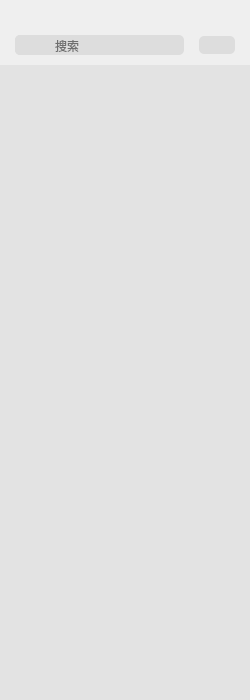
<?xml version="1.0" encoding="UTF-8"?>
<ui version="4.0">
 <class>ContactListWidget</class>
 <widget class="QWidget" name="ContactListWidget">
  <property name="geometry">
   <rect>
    <x>0</x>
    <y>0</y>
    <width>250</width>
    <height>700</height>
   </rect>
  </property>
  <property name="sizePolicy">
   <sizepolicy hsizetype="Preferred" vsizetype="Expanding">
    <horstretch>0</horstretch>
    <verstretch>0</verstretch>
   </sizepolicy>
  </property>
  <property name="minimumSize">
   <size>
    <width>250</width>
    <height>0</height>
   </size>
  </property>
  <property name="maximumSize">
   <size>
    <width>250</width>
    <height>16777215</height>
   </size>
  </property>
  <property name="windowTitle">
   <string>Form</string>
  </property>
  <layout class="QGridLayout" name="gridLayout_6">
   <property name="leftMargin">
    <number>0</number>
   </property>
   <property name="topMargin">
    <number>0</number>
   </property>
   <property name="rightMargin">
    <number>0</number>
   </property>
   <property name="bottomMargin">
    <number>0</number>
   </property>
   <property name="spacing">
    <number>0</number>
   </property>
   <item row="0" column="0">
    <widget class="QStackedWidget" name="contactStackedWidget">
     <property name="styleSheet">
      <string notr="true">border: none;
</string>
     </property>
     <widget class="QWidget" name="page">
      <property name="styleSheet">
       <string notr="true">border: none;</string>
      </property>
      <layout class="QGridLayout" name="gridLayout_4">
       <property name="leftMargin">
        <number>0</number>
       </property>
       <property name="topMargin">
        <number>0</number>
       </property>
       <property name="rightMargin">
        <number>0</number>
       </property>
       <property name="bottomMargin">
        <number>0</number>
       </property>
       <property name="spacing">
        <number>0</number>
       </property>
       <item row="1" column="2">
        <widget class="QWidget" name="toolWidget" native="true">
         <property name="minimumSize">
          <size>
           <width>0</width>
           <height>40</height>
          </size>
         </property>
         <property name="maximumSize">
          <size>
           <width>16777215</width>
           <height>40</height>
          </size>
         </property>
         <layout class="QGridLayout" name="gridLayout">
          <property name="leftMargin">
           <number>15</number>
          </property>
          <property name="topMargin">
           <number>0</number>
          </property>
          <property name="rightMargin">
           <number>15</number>
          </property>
          <property name="bottomMargin">
           <number>0</number>
          </property>
          <property name="horizontalSpacing">
           <number>15</number>
          </property>
          <property name="verticalSpacing">
           <number>0</number>
          </property>
          <item row="2" column="2">
           <widget class="QPushButton" name="addBtn">
            <property name="styleSheet">
             <string notr="true">border: 0px;
background: #ddd;
border-radius: 5px;
padding: 2px;
</string>
            </property>
            <property name="text">
             <string/>
            </property>
            <property name="icon">
             <iconset resource="../res.qrc">
              <normaloff>:/images/addFriend.svg</normaloff>:/images/addFriend.svg</iconset>
            </property>
            <property name="iconSize">
             <size>
              <width>20</width>
              <height>20</height>
             </size>
            </property>
           </widget>
          </item>
          <item row="2" column="0">
           <widget class="QWidget" name="searchWidget" native="true">
            <property name="styleSheet">
             <string notr="true">background: #ddd;
border-radius: 5px;</string>
            </property>
            <layout class="QGridLayout" name="gridLayout_2">
             <property name="leftMargin">
              <number>0</number>
             </property>
             <property name="topMargin">
              <number>0</number>
             </property>
             <property name="rightMargin">
              <number>0</number>
             </property>
             <property name="bottomMargin">
              <number>0</number>
             </property>
             <property name="spacing">
              <number>0</number>
             </property>
             <item row="0" column="0">
              <widget class="QPushButton" name="searchBtn">
               <property name="styleSheet">
                <string notr="true">border: 0px;
background: #ddd;
border-radius: 5px;
padding: 3px;
</string>
               </property>
               <property name="text">
                <string/>
               </property>
               <property name="icon">
                <iconset resource="../res.qrc">
                 <normaloff>:/images/search2.svg</normaloff>:/images/search2.svg</iconset>
               </property>
               <property name="iconSize">
                <size>
                 <width>12</width>
                 <height>12</height>
                </size>
               </property>
              </widget>
             </item>
             <item row="0" column="1">
              <widget class="QLineEdit" name="searchEdit">
               <property name="styleSheet">
                <string notr="true">border: 0px;
background: #ddd;
border-radius: 5px 5px 0 0;</string>
               </property>
               <property name="placeholderText">
                <string>搜索</string>
               </property>
              </widget>
             </item>
            </layout>
           </widget>
          </item>
         </layout>
        </widget>
       </item>
       <item row="2" column="2">
        <widget class="QListWidget" name="listWidget">
         <property name="styleSheet">
          <string notr="true">border: none;
background: #e3e3e3;</string>
         </property>
        </widget>
       </item>
       <item row="0" column="2">
        <widget class="QWidget" name="nullWidget" native="true">
         <property name="minimumSize">
          <size>
           <width>0</width>
           <height>25</height>
          </size>
         </property>
         <property name="maximumSize">
          <size>
           <width>16777215</width>
           <height>25</height>
          </size>
         </property>
        </widget>
       </item>
      </layout>
     </widget>
     <widget class="QWidget" name="page_2">
      <layout class="QGridLayout" name="gridLayout_7">
       <property name="leftMargin">
        <number>0</number>
       </property>
       <property name="topMargin">
        <number>0</number>
       </property>
       <property name="rightMargin">
        <number>0</number>
       </property>
       <property name="bottomMargin">
        <number>0</number>
       </property>
       <property name="spacing">
        <number>0</number>
       </property>
       <item row="0" column="0">
        <widget class="QWidget" name="nullWidget_2" native="true">
         <property name="minimumSize">
          <size>
           <width>0</width>
           <height>25</height>
          </size>
         </property>
         <property name="maximumSize">
          <size>
           <width>16777215</width>
           <height>25</height>
          </size>
         </property>
        </widget>
       </item>
       <item row="1" column="0">
        <widget class="QWidget" name="toolWidget_2" native="true">
         <property name="minimumSize">
          <size>
           <width>0</width>
           <height>40</height>
          </size>
         </property>
         <property name="maximumSize">
          <size>
           <width>16777215</width>
           <height>40</height>
          </size>
         </property>
         <property name="styleSheet">
          <string notr="true">border: none;
margin: 1px;</string>
         </property>
         <layout class="QGridLayout" name="gridLayout_3">
          <property name="leftMargin">
           <number>15</number>
          </property>
          <property name="topMargin">
           <number>0</number>
          </property>
          <property name="rightMargin">
           <number>15</number>
          </property>
          <property name="bottomMargin">
           <number>0</number>
          </property>
          <property name="horizontalSpacing">
           <number>15</number>
          </property>
          <property name="verticalSpacing">
           <number>0</number>
          </property>
          <item row="0" column="0">
           <widget class="QWidget" name="addWidget" native="true">
            <property name="minimumSize">
             <size>
              <width>0</width>
              <height>0</height>
             </size>
            </property>
            <property name="maximumSize">
             <size>
              <width>16777215</width>
              <height>16777215</height>
             </size>
            </property>
            <property name="styleSheet">
             <string notr="true">background: #ddd;
border-radius: 5px;</string>
            </property>
            <layout class="QGridLayout" name="gridLayout_5">
             <property name="leftMargin">
              <number>0</number>
             </property>
             <property name="topMargin">
              <number>0</number>
             </property>
             <property name="rightMargin">
              <number>0</number>
             </property>
             <property name="bottomMargin">
              <number>0</number>
             </property>
             <property name="spacing">
              <number>0</number>
             </property>
             <item row="0" column="0">
              <widget class="QPushButton" name="pushButton_2">
               <property name="styleSheet">
                <string notr="true">border: 0px;
background: #ddd;
border-radius: 5px;
padding: 3px;
</string>
               </property>
               <property name="text">
                <string/>
               </property>
               <property name="icon">
                <iconset resource="../res.qrc">
                 <normaloff>:/images/contact.svg</normaloff>:/images/contact.svg</iconset>
               </property>
              </widget>
             </item>
             <item row="0" column="1">
              <widget class="QLineEdit" name="lineEdit">
               <property name="placeholderText">
                <string>微信号/手机号</string>
               </property>
               <property name="clearButtonEnabled">
                <bool>true</bool>
               </property>
              </widget>
             </item>
            </layout>
           </widget>
          </item>
          <item row="0" column="1">
           <widget class="QPushButton" name="cancelBtn">
            <property name="font">
             <font>
              <family>Microsoft YaHei UI</family>
             </font>
            </property>
            <property name="styleSheet">
             <string notr="true">border: 0px;
border-radius: 5px;
padding: 2px;
background-color: rgb(244, 244, 244);
color: rgb(0, 0, 0)
</string>
            </property>
            <property name="text">
             <string>取消</string>
            </property>
            <property name="flat">
             <bool>false</bool>
            </property>
           </widget>
          </item>
         </layout>
        </widget>
       </item>
       <item row="2" column="0">
        <widget class="QWidget" name="widget" native="true">
         <property name="font">
          <font>
           <family>Microsoft JhengHei UI</family>
           <pointsize>8</pointsize>
           <kerning>true</kerning>
          </font>
         </property>
         <property name="styleSheet">
          <string notr="true">border: none;
  background: #e3e3e3;</string>
         </property>
         <widget class="QStackedWidget" name="searchStackedWidget">
          <property name="geometry">
           <rect>
            <x>0</x>
            <y>0</y>
            <width>250</width>
            <height>65</height>
           </rect>
          </property>
          <widget class="QWidget" name="page_3">
           <property name="styleSheet">
            <string notr="true">background-color: rgb(244, 244, 244);</string>
           </property>
           <widget class="QPushButton" name="addFriendBtn">
            <property name="geometry">
             <rect>
              <x>0</x>
              <y>0</y>
              <width>250</width>
              <height>65</height>
             </rect>
            </property>
            <property name="minimumSize">
             <size>
              <width>250</width>
              <height>65</height>
             </size>
            </property>
            <property name="maximumSize">
             <size>
              <width>250</width>
              <height>65</height>
             </size>
            </property>
            <property name="cursor">
             <cursorShape>PointingHandCursor</cursorShape>
            </property>
            <property name="styleSheet">
             <string notr="true">background-color: transparent;</string>
            </property>
            <property name="text">
             <string/>
            </property>
            <property name="autoDefault">
             <bool>true</bool>
            </property>
            <property name="default">
             <bool>true</bool>
            </property>
           </widget>
           <widget class="QLabel" name="label">
            <property name="geometry">
             <rect>
              <x>10</x>
              <y>10</y>
              <width>41</width>
              <height>41</height>
             </rect>
            </property>
            <property name="cursor">
             <cursorShape>PointingHandCursor</cursorShape>
            </property>
            <property name="styleSheet">
             <string notr="true">border: 2px solid rgb(7, 193, 96);
border-radius: 8px;
background-color: transparent;</string>
            </property>
            <property name="text">
             <string/>
            </property>
            <property name="pixmap">
             <pixmap resource="../res.qrc">:/images/search.png</pixmap>
            </property>
            <property name="scaledContents">
             <bool>true</bool>
            </property>
           </widget>
           <widget class="QLabel" name="label_2">
            <property name="geometry">
             <rect>
              <x>55</x>
              <y>20</y>
              <width>41</width>
              <height>21</height>
             </rect>
            </property>
            <property name="font">
             <font>
              <family>Microsoft YaHei UI</family>
              <pointsize>10</pointsize>
             </font>
            </property>
            <property name="cursor">
             <cursorShape>PointingHandCursor</cursorShape>
            </property>
            <property name="styleSheet">
             <string notr="true">
background-color: transparent;</string>
            </property>
            <property name="text">
             <string>搜索:</string>
            </property>
           </widget>
           <widget class="QLabel" name="label_confirm">
            <property name="geometry">
             <rect>
              <x>100</x>
              <y>20</y>
              <width>72</width>
              <height>21</height>
             </rect>
            </property>
            <property name="cursor">
             <cursorShape>PointingHandCursor</cursorShape>
            </property>
            <property name="styleSheet">
             <string notr="true">background-color: transparent;
color: rgb(7, 190, 95);</string>
            </property>
            <property name="text">
             <string/>
            </property>
           </widget>
           <widget class="QLabel" name="label_4">
            <property name="geometry">
             <rect>
              <x>228</x>
              <y>22</y>
              <width>21</width>
              <height>21</height>
             </rect>
            </property>
            <property name="cursor">
             <cursorShape>PointingHandCursor</cursorShape>
            </property>
            <property name="styleSheet">
             <string notr="true">background-color: transparent;</string>
            </property>
            <property name="text">
             <string/>
            </property>
            <property name="pixmap">
             <pixmap resource="../res.qrc">:/images/arrow-right.png</pixmap>
            </property>
            <property name="scaledContents">
             <bool>true</bool>
            </property>
           </widget>
           <widget class="Line" name="line_2">
            <property name="geometry">
             <rect>
              <x>0</x>
              <y>0</y>
              <width>250</width>
              <height>1</height>
             </rect>
            </property>
            <property name="styleSheet">
             <string notr="true">border: none;
  background: #ccc;</string>
            </property>
            <property name="orientation">
             <enum>Qt::Horizontal</enum>
            </property>
           </widget>
           <zorder>label</zorder>
           <zorder>label_2</zorder>
           <zorder>label_confirm</zorder>
           <zorder>label_4</zorder>
           <zorder>addFriendBtn</zorder>
           <zorder>line_2</zorder>
          </widget>
          <widget class="QWidget" name="page_4">
           <widget class="QLabel" name="label_option">
            <property name="geometry">
             <rect>
              <x>0</x>
              <y>1</y>
              <width>250</width>
              <height>65</height>
             </rect>
            </property>
            <property name="font">
             <font>
              <family>Microsoft YaHei UI</family>
             </font>
            </property>
            <property name="styleSheet">
             <string notr="true">background-color: rgb(244, 244, 244);
color: rgb(158, 158, 158);</string>
            </property>
            <property name="text">
             <string>&lt;html&gt;&lt;head/&gt;&lt;body&gt;&lt;p align=&quot;center&quot;&gt;无法找到该用户，请检查你填写&lt;/p&gt;&lt;p align=&quot;center&quot;&gt;的帐号是否正确。&lt;/p&gt;&lt;/body&gt;&lt;/html&gt;</string>
            </property>
           </widget>
           <widget class="Line" name="line">
            <property name="geometry">
             <rect>
              <x>0</x>
              <y>0</y>
              <width>250</width>
              <height>1</height>
             </rect>
            </property>
            <property name="styleSheet">
             <string notr="true">border: none;
  background: #ccc;</string>
            </property>
            <property name="orientation">
             <enum>Qt::Horizontal</enum>
            </property>
           </widget>
          </widget>
         </widget>
        </widget>
       </item>
      </layout>
     </widget>
    </widget>
   </item>
  </layout>
 </widget>
 <resources>
  <include location="../res.qrc"/>
 </resources>
 <connections/>
</ui>
